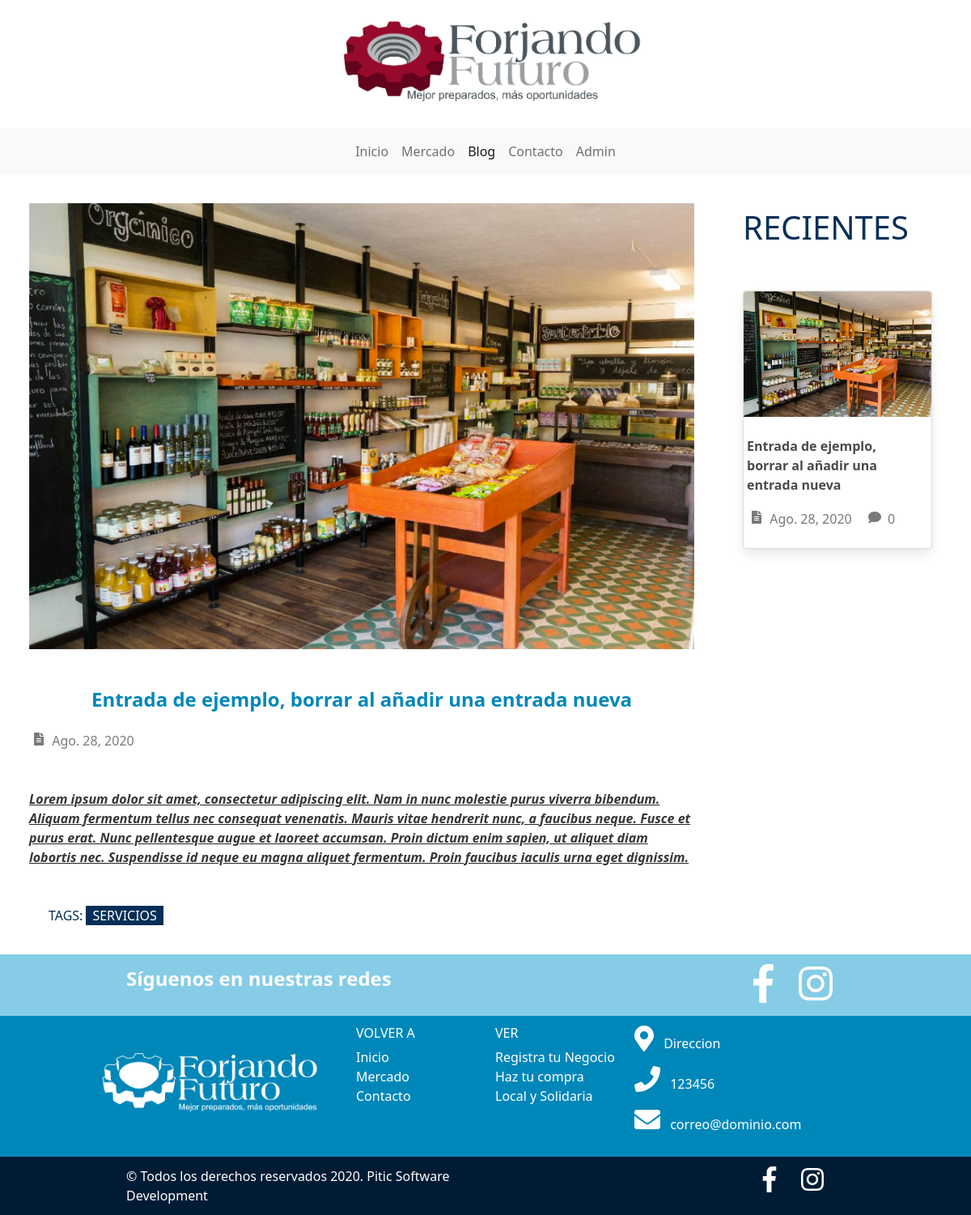
The page /blog/post/1/ on the database as committed earlier.
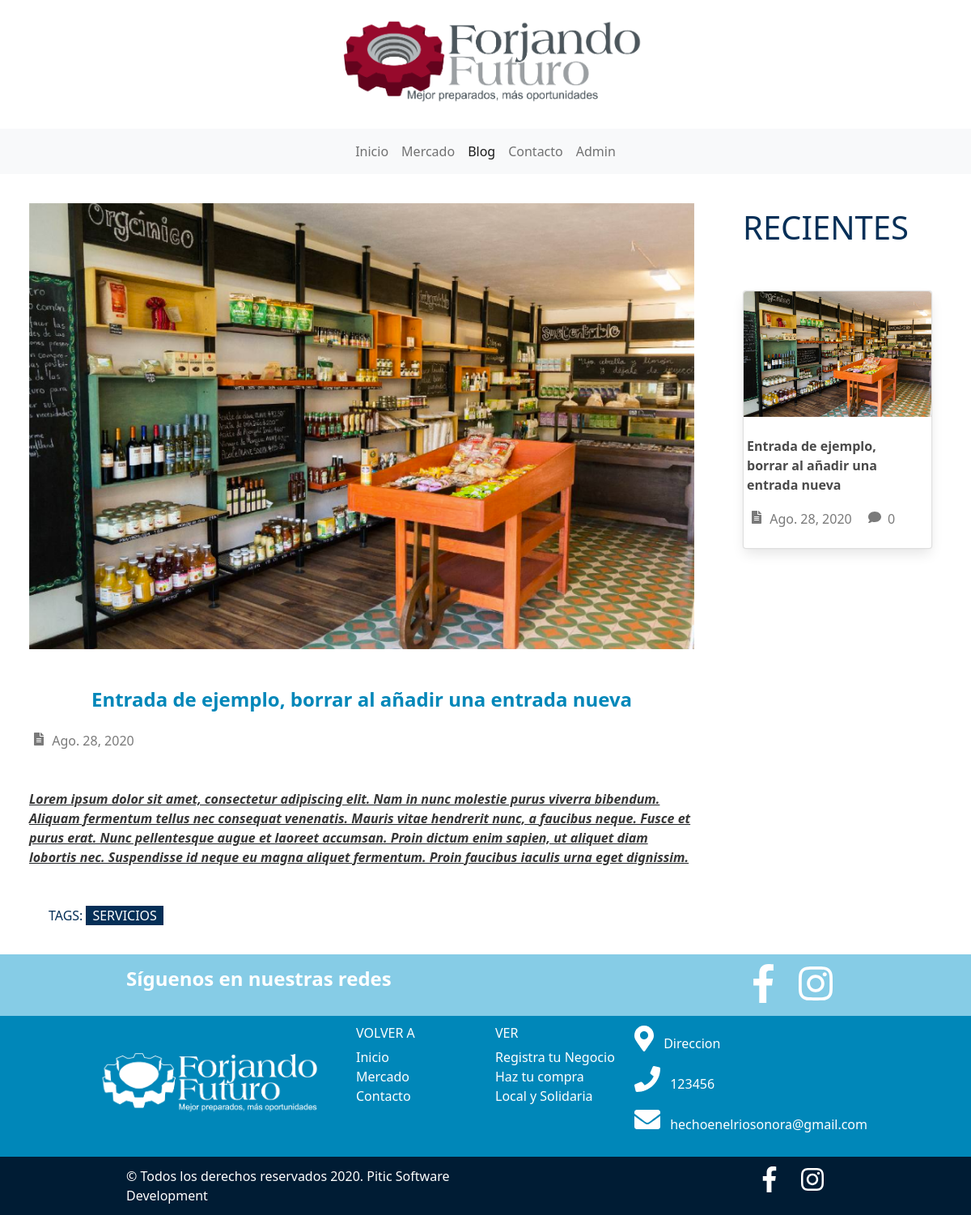
The same page on the database as committed later.
### contact/models.py (models this page shows, shortened)
class Bussiness(models.Model):
    key = models.SlugField(verbose_name='Clave', max_length=100, unique=True)
    name= models.CharField(max_length=100, verbose_name='Nombre')
    address= models.CharField(max_length=100, verbose_name='Direccion')
    phone= models.CharField(max_length=100, verbose_name='Telefono')
    email= models.CharField(max_length=100, verbose_name='Correo electrónico')
    class Meta:
        verbose_name = 'Empresa'
        verbose_name_plural = 'Empresa'
        ordering = ['-name']

### blog/views.py (the view)
# urls.py: path('post/<int:post_id>/', views.post, name='post'),
def post(request, post_id):
    post = Post.objects.get(id=post_id)
    posts = Post.objects.all()[:3]
    return render(request, 'blog/post.html', {'post': post, "posts":posts})

### contact/processors.py (called while the page is built)
def ctx_dict(request):
    ctx={}
    bussiness = Bussiness.objects.all()[:1]
    for b in bussiness:
        print(b.name)
        ctx[b.key] = b
    return ctx

### blog/templates/blog/post.html (shortened to what this page needs)
{% extends  'core/base.html' %}
{% load static %}
{% block links %}
    <link href="{% static "blog/css/post.css" %}?" rel="stylesheet">
{% endblock links %}
{%block content%}
<div>
    <div class='columns'>
        <div class='column is-9 py-6 px-6'>
            <figure class="image ">
                <img src="{{post.image.url}}" alt="Placeholder image">
            </figure>
            <p class="title is-4 mt-5">{{post.title}}</p>
            <span class='post-date'>
                <span class="icon has-text-grey">
                    <i class="fas fa-file-alt"></i>
                </span>
                <span class=" is-6 has-text-grey">{{post.published | date:"DATE_FORMAT"}}</span>
            </span>
            <p class='has-text-grey-dark has-text-justified post-content content mt-5'>
                {{post.content|safe}}
            </p>
            <div>
                <div class='tags-container container mt-5'>
                    <span class='tag-title ml-3'>TAGS:</span>
                    {%for category in post.categories.all%}
                        <span class='tag-item has-text-white mx-1 px-2 is-uppercase'>
                            {{category.name}}
                        </span>
                    {% endfor %}
                </div>
            </div>
        </div>
        <div class='column is-3 py-6'>
            <span class='is-size-2 has-text-weight-light' style="color:rgb(5, 47, 87);">RECIENTES</span>
            {%for p in posts%}
             <a href='{% url 'post' p.id %}'>
                <div class="card mr-6 mb-3 mt-5">
                    <div class="card-image mb-0 pb-0">
                        <figure class="image ">
                        <img src="{{p.image.url}}" alt="Placeholder image">
                        </figure>
                    </div>
                    <div class="card-content mt-0 pt-2 pl-1">
                        <div class=" recent-item has-text-left">
                                <p class="has-text-weight-semibold is-6 mt-0">{{p.title}}</p>
                                <span class='post-date'>
                                    <span class="icon has-text-grey">
                                        <i class="fas fa-file-alt"></i>
                                    </span>
                                    <span class=" is-6 has-text-grey">{{p.published | date:"DATE_FORMAT"}}</span>
                                    <span class="icon has-text-grey ml-3">
                                        <i class="fas fa-comment"></i>
                                    </span>
                                    <span class=" is-6 has-text-grey">{{p.comments}}</span>
                                </span>
                        </div>
                    </div>
                </div>
            </a>
            {% endfor %}
        </div>
    </div>
</div>
{%endblock%}

### core/templates/core/base.html (shortened to what the changed rows need)
<!DOCTYPE html>
<html lang="es">
<head>
    {% load static %}
    <link rel="stylesheet" href="https://cdn.jsdelivr.net/npm/bulma@0.9.0/css/bulma.min.css">
    <link href="https://cdn.jsdelivr.net/npm/bootstrap@5.0.0-beta1/dist/css/bootstrap.min.css" rel="stylesheet"
>
    <link href="{% static 'core/css/base.css' %}?" rel="stylesheet">
    {% block links %}{% endblock links %}
</head>
<body>
    <div class="uppercontent" >
        <div class="row">
            <div class="col-lg-4 col-sm-12">
                <div>
                    <div class="mb-3">
                        <i class=" fas fa-2x fa-map-marker-alt "></i>
                        <span class='px-2'>{{EIDE.address}}</span>
                    </div>
                    <div class="mb-3">
                        <i class=" fas fa-2x fa-phone"></i>
                        <span class='px-2'>{{EIDE.phone}}</span>
                    </div>
                    <div class="mb-3">
                        <i class=" fas fa-2x fa-envelope"></i>
                        <span class='px-2'>{{EIDE.email}}</span>
                    </div>
                </div>
            </div>
        </div>
    </div>
</body>
</html>

Rows that differ between the two databases and show on the page:
changed Bussiness "Direccion": email "correo@dominio.com" → "hechoenelriosonora@gmail.com"
